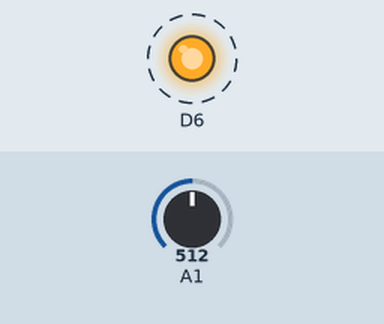
Simulated run of this sketch. Board: Arduino Zero (SAMD21). Parts: output pins drawn as LEDs (lit = HIGH). Dashed ring = blinking. Inputs (shaded band) come from the test bench; at power-on: A1 = 512 (analog values on the 0–1023 scale). What the sketch prints to the serial monitor is not drawn.

Above: at 0.2 s.
Timing chart, 0 to 4.6 s (numbered marks = the images above):
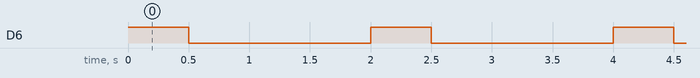

Measured:
- by itself, D6: alternates HIGH for 0.50 s and LOW for 1.5 s

The sketch:

exercise11.ino
```cpp
void setup() {

  pinMode(6, OUTPUT);
  Serial.begin(9600);
  analogReadResolution(12);
}


void loop() {
  digitalWrite(6, HIGH);  // turn the LED on (HIGH is the voltage level)
  delay(500);                      // wait for a second
  digitalWrite(6, LOW);   // turn the LED off by making the voltage LOW
  delay(500);                      // wait for a second

  int sensval = analogRead(A1);
  Serial.println(sensval);
  delay(1000);
}
```
